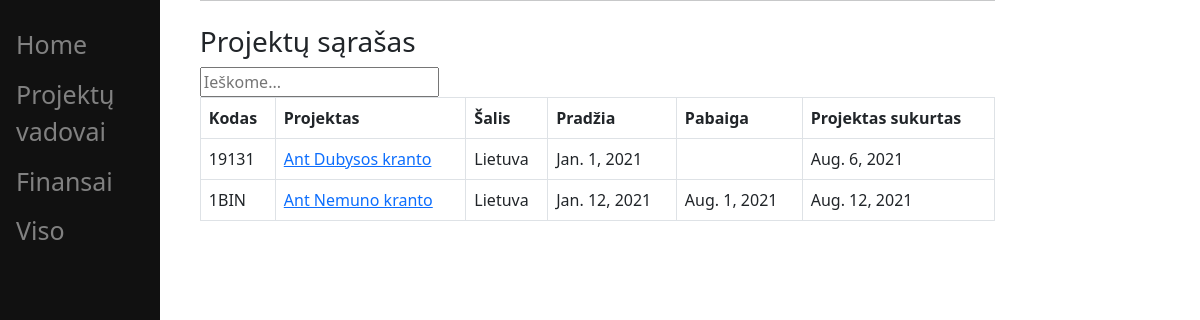
Screenshot of /staff/projects/ with the database file from the repository.
### staff/models.py (models this page shows, shortened)
class Project(models.Model):
    project_number = models.CharField(max_length=20, default='', unique=True)
    name = models.CharField(max_length=150, default='')
    country = models.CharField(default="Lietuva", max_length=150)
    started = models.DateField(
        default=timezone.now().today, blank=True, null=True)
    finished = models.DateField(default='', blank=True, null=True)
    created = models.DateField(default=timezone.now)
    class Meta:
        ordering = ['finished', 'started']
        verbose_name_plural = "Objektai"

### staff/views.py (the view)
# urls.py: path('projects/', ProjectsList.as_view(), name='projects_list'),
class ProjectsList(ListView):
    model = Project
    template_name = 'staff/projects.html'
    context_object_name = 'projects'
    paginate_by = 10
    def get_queryset(self):
        query = self.request.GET.get('q')
        if query:
            query = self.request.GET.get('q')
            object_list = Project.objects.filter(Q(name__icontains=query))
            return object_list
        else:
            return Project.objects.all()

### staff/templates/staff/projects.html
{% extends 'staff/base.html' %}
{% block content %}
    <h3>Projektų sąrašas</h3>
    <form action="{% url 'staff:projects_list' %}" method="get">
    <input name="q" type="text" placeholder="Ieškome...">
    </form>
    <table class="table table-bordered table-hover">
        <thead>
            <tr>
                <th>Kodas</th>
                <th>Projektas</th>
                <th>Šalis</th>
                <th>Pradžia</th>
                <th>Pabaiga</th>
                <th>Projektas sukurtas</th>
            </tr>
        </thead>
        <tbody>
            {% for project in projects %}
                <tr>
                    <td>{{ project.project_number }}</td>
                    <td>
                       <a href="{% url 'staff:project_detail' project.id %}"  > {{ project.name}} </a>
                    </td>
                    <td>{{ project.country }}</td>
                    {% if project.started == None %}
                        <td> </td>
                    {% else %}
                        <td>{{ project.started }}</td>
                    {% endif %}
                    {% if project.finished == None %}
                        <td> </td>
                    {% else %}
                        <td>{{ project.finished }}</td>
                    {% endif %}
                    <td>{{ project.created }}</td>
                </tr>
            {% endfor %}
        </tbody>
    </table>
{% endblock content %}

### rows the page displays
Project: project_number "19131", name "Ant Dubysos kranto", country "Lietuva", started "Jan. 1, 2021", created "Aug. 6, 2021"
Project: project_number "1BIN", name "Ant Nemuno kranto", country "Lietuva", started "Jan. 12, 2021", finished "Aug. 1, 2021", created "Aug. 12, 2021"
